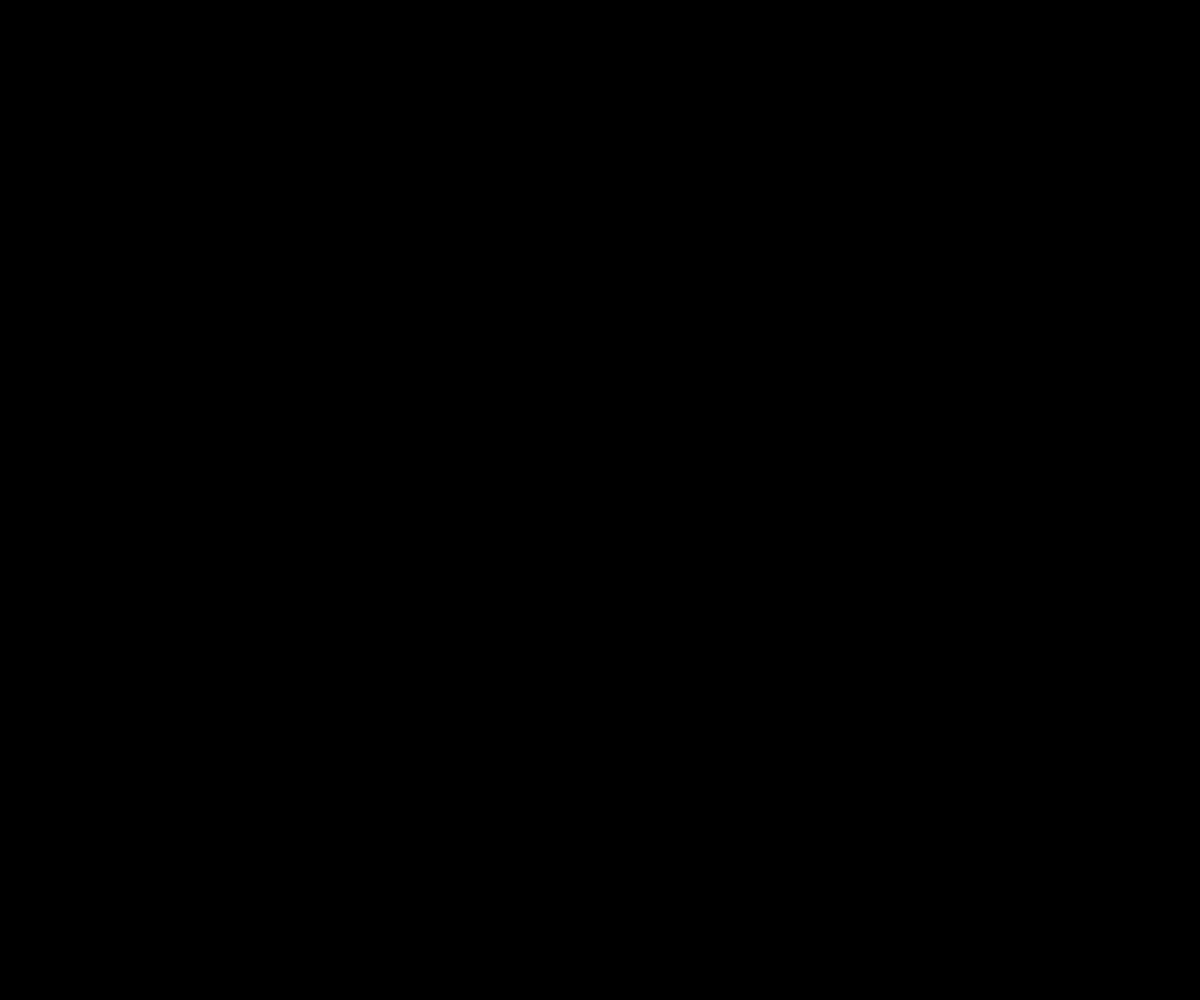
Frame 1 (no input)
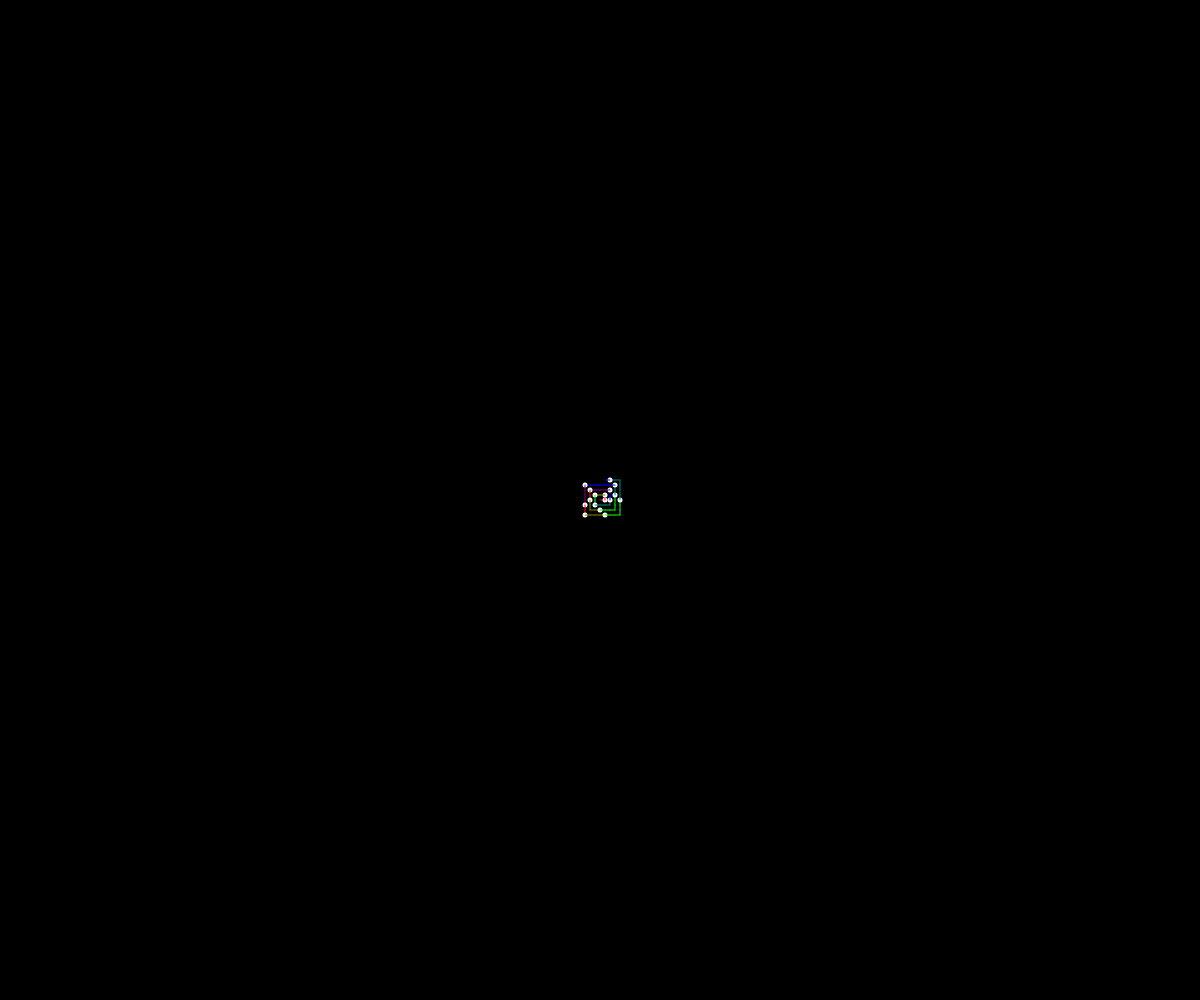
Frame 60 (no input)
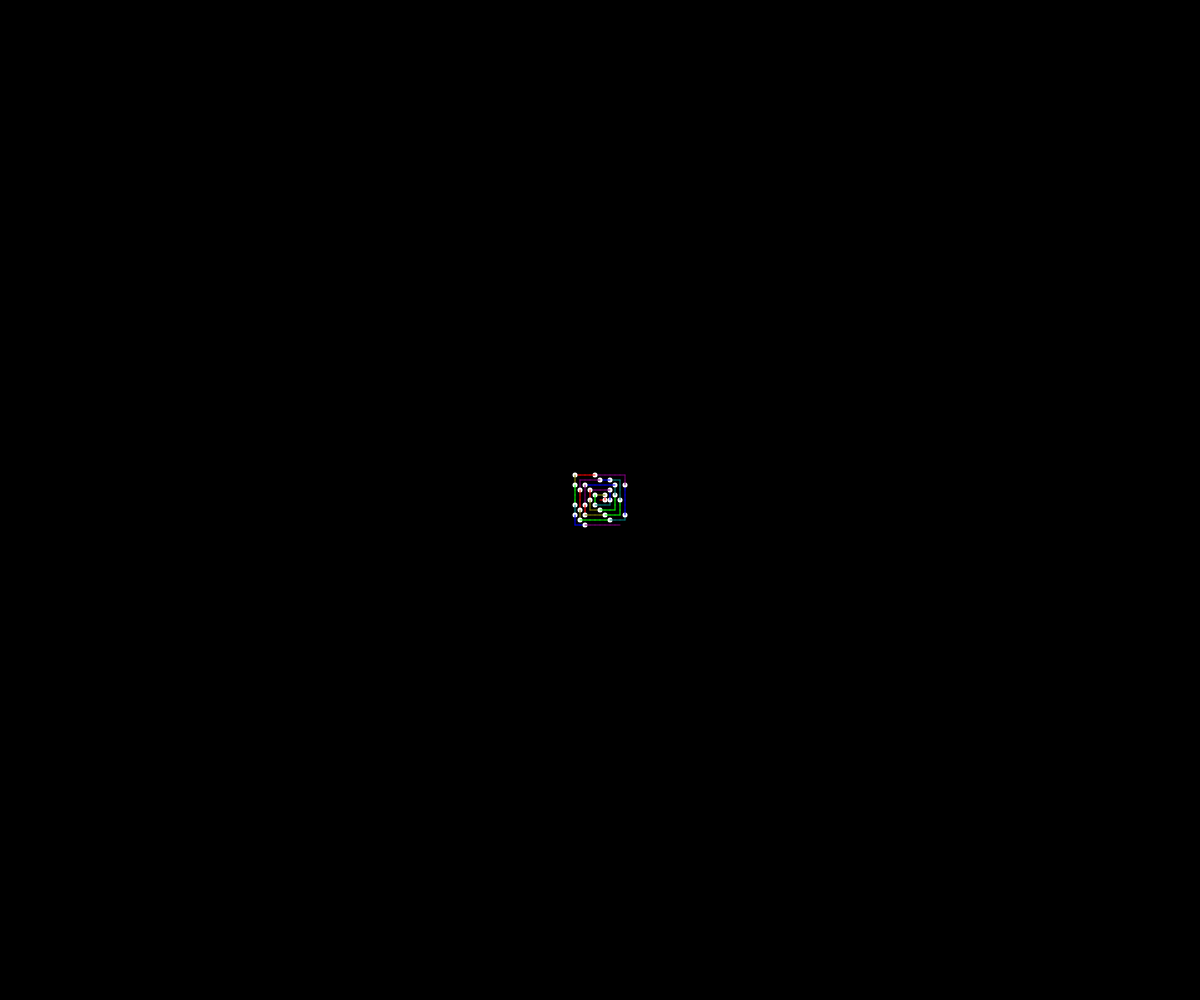
Frame 120 (the mouse pressed at the canvas centre since frame 60)

The p5.js sketch that drew these frames (run headless with seeded random() and noise() and a simulated clock; from frame 60 on, the mouse is pressed at the canvas centre):

// p5.js sketch
// ── sketch.js
let x, y;
let step = 1;
let stepSize = 5;
let numSteps = 1;
let state = 0;
let turnCounter = 0;
let px, py = 0;
let totalSteps = 0;

function setup() {
  createCanvas(window.innerWidth, window.innerHeight);

  const cols = width / stepSize;
  const rows = height / stepSize;

  totalSteps = cols * rows;
  x = width / 2;
  y = height / 2;

  background(0);
}

function isPrime(value) {
  if (value == 1) return false;
  for (let i = 2; i <= sqrt(value); i++) {
    if (value % i == 0) {
      return false;
    }
  }
  return true;
}

let f = 255;
let h = 255 / 2;

let colors = [
  [f, 0, 0],
  [h, h, 0],
  [0, f, 0],
  [0, h, h],
  [0, 0, f],
  [h, 0, h],
];
let index = 0;

let [r, g, b] = colors[0];
function draw() {
  stroke(r, g, b);
  line(x, y, px, py);
  px = x;
  py = y;

  fill(255);
  noStroke();
  if (isPrime(step)) {
    circle(x, y, stepSize);
    [r, g, b] = colors[index % colors.length];
    index += 1;
  }

  switch (state) {
    case 0:
      x += stepSize;
      break;
    case 1:
      y -= stepSize;
      break;
    case 2:
      x -= stepSize;
      break;
    case 3:
      y += stepSize;
      break;
  }

  if (step % numSteps == 0) {
    state = (state + 1) % 4;
    turnCounter++;
    if (turnCounter % 2 == 0) numSteps++;
  }
  step++;

  if (step > totalSteps) {
    noLoop();
  }
}
